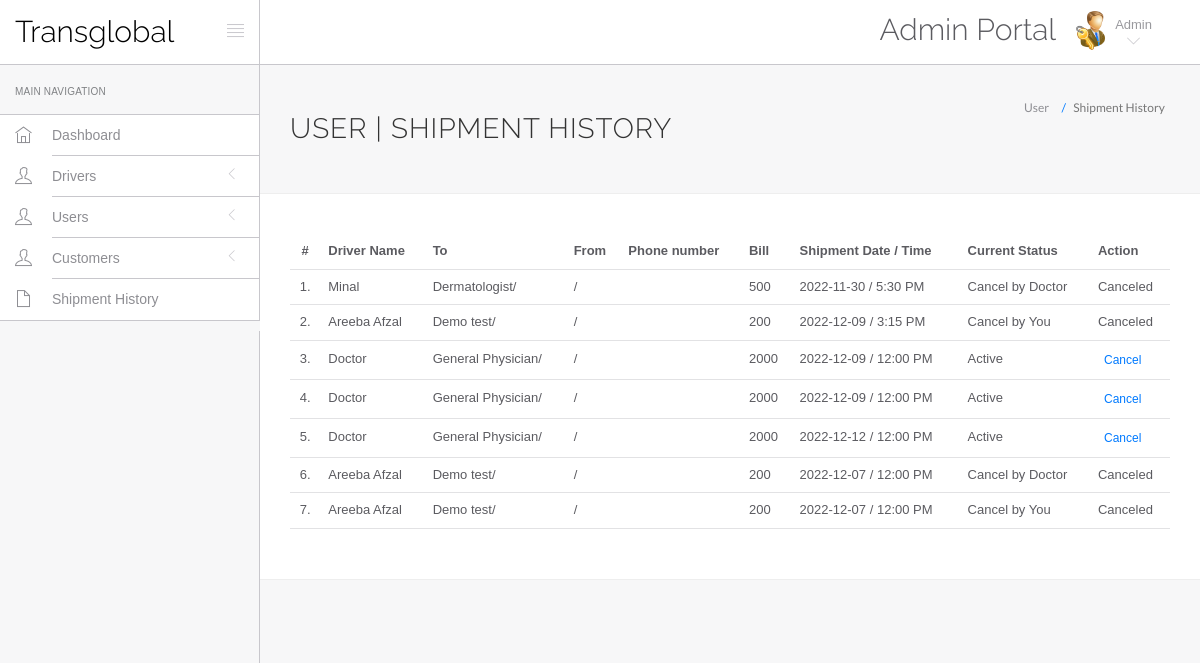
The page /hms/appointment-history.php (signed in) on the database its author committed.
### tables this page shows
CREATE TABLE IF NOT EXISTS `appointment` (
  `id` int(11) NOT NULL AUTO_INCREMENT,
  `doctorSpecialization` varchar(255) DEFAULT NULL,
  `doctorId` int(11) DEFAULT NULL,
  `userId` int(11) DEFAULT NULL,
  `consultancyFees` int(11) DEFAULT NULL,
  `appointmentDate` varchar(255) DEFAULT NULL,
  `appointmentTime` varchar(255) DEFAULT NULL,
  `userStatus` int(11) DEFAULT NULL,
  `doctorStatus` int(11) DEFAULT NULL,
  PRIMARY KEY (`id`)
);

CREATE TABLE IF NOT EXISTS `doctors` (
  `id` int(11) NOT NULL AUTO_INCREMENT,
  `specilization` varchar(255) DEFAULT NULL,
  `doctorName` varchar(255) DEFAULT NULL,
  `address` longtext DEFAULT NULL,
  `docFees` varchar(255) DEFAULT NULL,
  `contactno` bigint(11) DEFAULT NULL,
  `docEmail` varchar(255) DEFAULT NULL,
  `password` varchar(255) DEFAULT NULL,
  PRIMARY KEY (`id`)
);

### hms/appointment-history.php (the view, shortened to what this page needs)
<?php
include('include/config.php');
?>
<!DOCTYPE html>
<html lang="en">
	<head>
		<link rel="stylesheet" href="vendor/bootstrap/css/bootstrap.min.css">
		<link rel="stylesheet" href="vendor/fontawesome/css/font-awesome.min.css">
		<link rel="stylesheet" href="vendor/themify-icons/themify-icons.min.css">
		<link rel="stylesheet" href="assets/css/styles.css">
	</head>
	<body>
		<div id="app">
<?php include('include/sidebar.php');?>
			<div class="app-content">
					<?php include('include/header.php');?>
				<div class="main-content" >
					<div class="wrap-content container" id="container">
						<section id="page-title">
							<div class="row">
								<div class="col-sm-8">
									<h1 class="mainTitle">User  | Shipment History</h1>
																	</div>
								<ol class="breadcrumb">
									<li>
										<span>User </span>
									</li>
									<li class="active">
										<span>Shipment History</span>
									</li>
								</ol>
							</div>
						</section>
						<div class="container-fluid container-fullw bg-white">
									<div class="row">
								<div class="col-md-12">
									<table class="table table-hover" id="sample-table-1">
										<thead>
											<tr>
												<th class="center">#</th>
												<th class="hidden-xs">Driver Name</th>
												<th>To</th>
												<th>From</th>
												<th>Phone number</th>
												<th>Bill</th>
												<th>Shipment Date / Time </th>
												<th>Current Status</th>
												<th>Action</th>
											</tr>
										</thead>
										<tbody>
<?php
$sql=mysqli_query($con,"select doctors.doctorName as docname,appointment.*  from appointment join doctors on doctors.id=appointment.doctorId where appointment.userId='".$_SESSION['id']."'");
$cnt=1;
while($row=mysqli_fetch_array($sql))
{
?>
											<tr>
												<td class="center"><?php echo $cnt;?>.</td>
												<td class="hidden-xs"><?php echo $row['docname'];?></td>
												<td><?php echo $row['doctorSpecialization'];?>/ <?php echo
												 $row['location'];?> </td>
												<td><?php echo $row['delivery'];?>/ <?php echo
												 $row['d_address'];?></td>
												<td><?php echo $row['phone_number'];?></td>
												<td><?php echo $row['consultancyFees'];?></td>
												<td><?php echo $row['appointmentDate'];?> / <?php echo
												 $row['appointmentTime'];?>
												</td>
												<td>
<?php if(($row['userStatus']==1) && ($row['doctorStatus']==1))
{
	echo "Active";
}
if(($row['userStatus']==0) && ($row['doctorStatus']==1))
{
	echo "Cancel by You";
}
if(($row['userStatus']==1) && ($row['doctorStatus']==0))
{
	echo "Cancel by Doctor";
}
												?></td>
												<td >
												<div class="visible-md visible-lg hidden-sm hidden-xs">
							<?php if(($row['userStatus']==1) && ($row['doctorStatus']==1))
{ ?>
	<a href="appointment-history.php?id=<?php echo $row['id']?>&cancel=update" onClick="return confirm('Are you sure you want to cancel this appointment ?')"class="btn btn-transparent btn-xs tooltips" title="Cancel Appointment" tooltip-placement="top" tooltip="Remove">Cancel</a>
	<?php } else {
		echo "Canceled";
		} ?>
												</div>
												</td>
											</tr>
											<?php
$cnt=$cnt+1;
											 }?>
										</tbody>
									</table>
								</div>
							</div>
								</div>
					</div>
				</div>
			</div>
		</div>
	</body>
</html>

### rows shown on the page
appointment: doctorId.doctorName "Minal", doctorSpecialization "Dermatologist", consultancyFees "500", appointmentDate "2022-11-30", appointmentTime "5:30 PM", userStatus "Cancel by Doctor"
appointment: doctorId.doctorName "Areeba Afzal", doctorSpecialization "Demo test", consultancyFees "200", appointmentDate "2022-12-09", appointmentTime "3:15 PM", userStatus "Cancel by You"
appointment: doctorId.doctorName "Doctor", doctorSpecialization "General Physician", consultancyFees "2000", appointmentDate "2022-12-09", appointmentTime "12:00 PM", userStatus "Active"
appointment: doctorId.doctorName "Doctor", doctorSpecialization "General Physician", consultancyFees "2000", appointmentDate "2022-12-09", appointmentTime "12:00 PM", userStatus "Active"
appointment: doctorId.doctorName "Doctor", doctorSpecialization "General Physician", consultancyFees "2000", appointmentDate "2022-12-12", appointmentTime "12:00 PM", userStatus "Active"
appointment: doctorId.doctorName "Areeba Afzal", doctorSpecialization "Demo test", consultancyFees "200", appointmentDate "2022-12-07", appointmentTime "12:00 PM", userStatus "Cancel by Doctor"
appointment: doctorId.doctorName "Areeba Afzal", doctorSpecialization "Demo test", consultancyFees "200", appointmentDate "2022-12-07", appointmentTime "12:00 PM", userStatus "Cancel by You"
